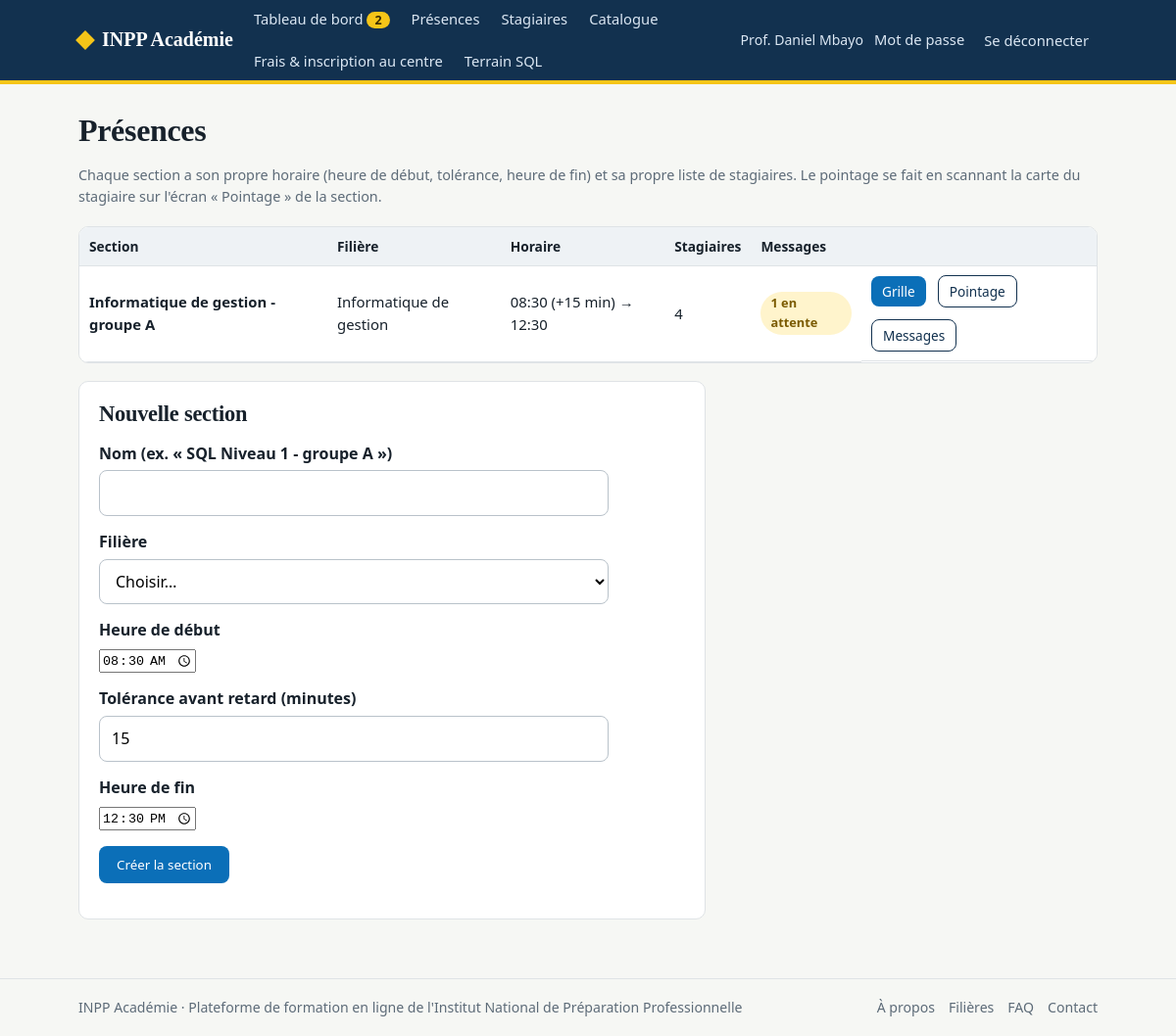
Screenshot of /formateur/presences (signed in) with the database file from the repository.
### tables this page shows
CREATE TABLE users (
    id INTEGER PRIMARY KEY AUTOINCREMENT,
    full_name TEXT NOT NULL,
    email TEXT NOT NULL UNIQUE,
    password_hash TEXT NOT NULL,
    role TEXT NOT NULL CHECK (role IN ('formateur', 'stagiaire', 'secretaire')),
    must_change_password INTEGER NOT NULL DEFAULT 0,
    created_by INTEGER REFERENCES users(id) ON DELETE SET NULL,
    created_at TEXT NOT NULL DEFAULT (datetime('now'))
);

CREATE TABLE sections (
    id INTEGER PRIMARY KEY AUTOINCREMENT,
    filiere_id INTEGER NOT NULL REFERENCES filieres(id),
    trainer_id INTEGER NOT NULL REFERENCES users(id),
    name TEXT NOT NULL,
    start_time TEXT NOT NULL DEFAULT '08:30',      -- HH:MM
    grace_minutes INTEGER NOT NULL DEFAULT 15,     -- tolérance avant de compter un retard
    end_time TEXT NOT NULL DEFAULT '12:30',        -- HH:MM
    active INTEGER NOT NULL DEFAULT 1,
    created_at TEXT NOT NULL DEFAULT (datetime('now'))
);

CREATE TABLE filieres (
    id INTEGER PRIMARY KEY AUTOINCREMENT,
    name TEXT NOT NULL UNIQUE,
    material_fee REAL NOT NULL DEFAULT 0,      -- frais matériel en USD (40, 50, 80 selon la filière)
    active INTEGER NOT NULL DEFAULT 1
, service_id INTEGER REFERENCES services(id));

### app.py (the view)
@app.route("/formateur/presences")
@trainer_required
def sections_list():
    conn = get_db()
    sections = conn.execute(
        "SELECT s.*, f.name AS filiere, "
        "(SELECT COUNT(*) FROM registrations r WHERE r.section_id=s.id) AS nb_membres, "
        "(SELECT COUNT(*) FROM absence_notices n WHERE n.section_id=s.id AND n.status='attente') AS nb_attente "
        "FROM sections s JOIN filieres f ON f.id=s.filiere_id WHERE s.trainer_id=? "
        "ORDER BY s.active DESC, s.name", (g.user["id"],)).fetchall()
    filieres = conn.execute("SELECT * FROM filieres WHERE active=1 ORDER BY name").fetchall()
    return render_template("formateur/sections.html", sections=sections, filieres=filieres, day=presence.today())

### app.py (called while the page is built)
def get_db():
    if "db" not in g:
        g.db = database.connect()
    return g.db

def csrf_field():
    if "_csrf" not in session:
        session["_csrf"] = secrets.token_hex(16)
    from markupsafe import Markup
    return Markup(f'<input type="hidden" name="_csrf" value="{session["_csrf"]}">')

@app.before_request
def csrf_protect():
    if request.method == "POST":
        sent = request.form.get("_csrf", "")
        if not sent or not secrets.compare_digest(sent, session.get("_csrf", "")):
            abort(400, "Formulaire expiré. Rechargez la page et recommencez.")

@app.before_request
def load_user():
    g.user = None
    uid = session.get("uid")
    if uid:
        g.user = get_db().execute("SELECT * FROM users WHERE id=?", (uid,)).fetchone()
        if g.user is None:
            session.clear()
    if (g.user and g.user["must_change_password"]
            and request.endpoint not in ("change_password", "logout", "static")):
        return redirect(url_for("change_password"))

@app.context_processor
def inject_nav():
    pending = 0
    if g.get("user") and g.user["role"] == "formateur":
        pending = get_db().execute(
            "SELECT COUNT(*) FROM enrollments e JOIN courses c ON c.id=e.course_id "
            "WHERE c.trainer_id=? AND e.status='pending'", (g.user["id"],)).fetchone()[0]
    return {"pending_total": pending}

def login_required(view):
    @wraps(view)
    def wrapped(*a, **kw):
        if not g.user:
            flash("Connectez-vous pour continuer.", "info")
            return redirect(url_for("login", next=request.path))
        return view(*a, **kw)
    return wrapped

def trainer_required(view):
    @wraps(view)
    @login_required
    def wrapped(*a, **kw):
        if g.user["role"] != "formateur":
            abort(403)
        return view(*a, **kw)
    return wrapped

### db.py (called while the page is built)
def connect():
    conn = sqlite3.connect(DB_PATH)
    conn.row_factory = sqlite3.Row
    conn.execute("PRAGMA foreign_keys = ON")
    return conn

### presence.py (called while the page is built)
def today():
    return time.strftime("%Y-%m-%d")

### templates/formateur/sections.html (shortened to what this page needs)
{% extends "base.html" %}{% block title %}Présences{% endblock %}
{% block content %}
<h1>Présences</h1>
<p class="meta">Chaque section a son propre horaire (heure de début, tolérance, heure de fin) et sa propre liste de
stagiaires. Le pointage se fait en scannant la carte du stagiaire sur l'écran « Pointage » de la section.</p>
<div class="scroll" style="margin:18px 0"><table><thead><tr>
  <th>Section</th><th>Filière</th><th>Horaire</th><th>Stagiaires</th><th>Messages</th><th></th>
</tr></thead><tbody>
{% for s in sections %}<tr>
  <td><strong>{{ s.name }}</strong>{% if not s.active %} <span class="tag">Inactive</span>{% endif %}</td>
  <td>{{ s.filiere }}</td>
  <td>{{ s.start_time }} (+{{ s.grace_minutes }} min) &rarr; {{ s.end_time }}</td>
  <td>{{ s.nb_membres }}</td>
  <td>{% if s.nb_attente %}<span class="tag warn">{{ s.nb_attente }} en attente</span>{% else %}—{% endif %}</td>
  <td class="row">
    <a class="btn small" href="{{ url_for('section_detail', sid=s.id) }}">Grille</a>
    <a class="btn alt small" href="{{ url_for('section_kiosk', sid=s.id) }}">Pointage</a>
    <a class="btn alt small" href="{{ url_for('section_messages', sid=s.id) }}">Messages</a>
  </td>
</tr>{% else %}<tr><td colspan="6">Vous n'avez pas encore de section. Créez-en une ci-dessous.</td></tr>{% endfor %}
</tbody></table></div>
<div class="card" style="max-width:640px">
  <h2>Nouvelle section</h2>
  <form method="post" action="{{ url_for('section_new') }}" class="form">{{ csrf_field() }}
    <label for="n">Nom (ex. « SQL Niveau 1 - groupe A »)</label>
    <input id="n" type="text" name="name" required minlength="2">
    <label for="f">Filière</label>
    <select id="f" name="filiere_id" required>
      <option value="">Choisir…</option>
    </select>
    <label for="st">Heure de début</label>
    <input id="st" type="time" name="start_time" value="08:30" required>
    <label for="gm">Tolérance avant retard (minutes)</label>
    <input id="gm" type="number" name="grace_minutes" value="15" min="0" max="120" required>
    <label for="et">Heure de fin</label>
    <input id="et" type="time" name="end_time" value="12:30" required>
    <p><button class="btn">Créer la section</button></p>
  </form>
</div>
{% endblock %}

### templates/base.html (shortened to what this page needs)
<!doctype html>
<html lang="fr">
<head>
<link rel="stylesheet" href="{{ url_for('static', filename='style.css') }}">
</head>
<body>
<header class="topbar noprint"><div class="wrap">
  <a class="brand" href="{{ url_for('index') }}"><i></i>INPP Académie</a>
  <nav>
    {% if g.user and g.user.role == 'formateur' %}
      <a href="{{ url_for('trainer_dashboard') }}">Tableau de bord{% if pending_total %}<span class="badge">{{ pending_total }}</span>{% endif %}</a>
      <a href="{{ url_for('sections_list') }}">Présences</a>
      <a href="{{ url_for('learners') }}">Stagiaires</a>
      <a href="{{ url_for('catalogue') }}">Catalogue</a>
    {% elif g.user and g.user.role == 'secretaire' %}
      <a href="{{ url_for('sec_dashboard') }}">Secrétariat</a>
      <a href="{{ url_for('sec_new') }}">Nouvelle inscription</a>
      <a href="{{ url_for('sec_registry') }}">Registre</a>
      <a href="{{ url_for('sec_jury') }}">Jury</a>
      <a href="{{ url_for('sec_tariffs') }}">Tarifs</a>
    {% elif g.user %}
      <a href="{{ url_for('my_courses') }}">Mes formations</a>
      <a href="{{ url_for('catalogue') }}">Catalogue</a>
    {% else %}
      <a href="{{ url_for('catalogue') }}">Catalogue</a>
      <a href="{{ url_for('filieres_public') }}">Filières</a>
      <a href="{{ url_for('apropos') }}">À propos</a>
    {% endif %}
    {% if not g.user or g.user.role != 'secretaire' %}<a href="{{ url_for('procedure') }}">Frais &amp; inscription au centre</a>{% endif %}
    {% if g.user and g.user.role != 'secretaire' %}<a href="{{ url_for('sql_lab') }}">Terrain SQL</a>{% endif %}
  </nav>
  <div class="who">
    {% if g.user %}
      <span>{{ g.user.full_name }}</span>
      <a class="linkbtn" href="{{ url_for('change_password') }}">Mot de passe</a>
      <form method="post" action="{{ url_for('logout') }}" style="margin:0">{{ csrf_field() }}<button class="linkbtn">Se déconnecter</button></form>
    {% else %}
      <a class="linkbtn" href="{{ url_for('login') }}">Se connecter</a>
      <a class="btn sun small" href="{{ url_for('register') }}">Créer un compte</a>
    {% endif %}
  </div>
</div></header>
<main><div class="wrap">
  {% block content %}{% endblock %}
</div></main>
<footer class="noprint"><div class="wrap">
  <div class="row between">
    <span>INPP Académie · Plateforme de formation en ligne de l'Institut National de Préparation Professionnelle</span>
    <nav class="row" style="gap:14px">
      <a href="{{ url_for('apropos') }}">À propos</a>
      <a href="{{ url_for('filieres_public') }}">Filières</a>
      <a href="{{ url_for('faq') }}">FAQ</a>
      <a href="{{ url_for('contact') }}">Contact</a>
    </nav>
  </div>
</div></footer>
</body>
</html>

### static/style.css (style rules this page uses)
:root { --ink:#17212b;--muted:#5d6b78;--navy:#12314f;--river:#0b6fb8;--sun:#f5c518;--paper:#f6f7f4;--card:#fff;--line:#dfe3e6;--ok:#1f7a4d;--okbg:#e6f4ec;--bad:#b3261e;--badbg:#fdeceb;--warn:#7a5a00;--warnbg:#fff4cc;--infobg:#e7f1fa }
* { box-sizing:border-box }
body { margin:0;font:16px/1.55 "Segoe UI",Roboto,Helvetica,Arial,sans-serif;color:var(--ink);background:var(--paper) }
h1,h2,h3 { font-family:Georgia,"Times New Roman",serif;line-height:1.2;margin:0 0 .5em;letter-spacing:-.01em }
h1 { font-size:2rem }
h2 { font-size:1.4rem }
a { color:var(--river) }
.wrap { max-width:1080px;margin:0 auto;padding:0 20px }
.topbar { background:var(--navy);color:#fff;border-bottom:4px solid var(--sun) }
.topbar .wrap { display:flex;align-items:center;gap:12px;min-height:58px;flex-wrap:wrap }
.brand { font:700 1.25rem Georgia,serif;color:#fff;text-decoration:none;display:flex;align-items:center;gap:10px }
.brand i { width:14px;height:14px;background:var(--sun);display:inline-block;transform:rotate(45deg) }
.topbar nav { display:flex;gap:4px;flex:1;flex-wrap:wrap }
.topbar nav a,.linkbtn { color:#dbe7f3;text-decoration:none;padding:8px 9px;border-radius:6px;font-size:.92rem;background:none;border:0;cursor:pointer;font-family:inherit }
.who { display:flex;align-items:center;gap:2px;font-size:.88rem;color:#dbe7f3 }
.badge { background:var(--sun);color:#3a2d00;border-radius:999px;padding:0 8px;font-size:.78rem;font-weight:700;margin-left:4px }
main { padding:28px 0 60px;min-height:70vh }
footer { border-top:1px solid var(--line);padding:18px 0;color:var(--muted);font-size:.88rem }
footer a { color:var(--muted);text-decoration:none }
footer .row { flex-wrap:wrap;gap:10px }
.card { background:var(--card);border:1px solid var(--line);border-radius:10px;padding:20px }
.meta { color:var(--muted);font-size:.9rem }
.row { display:flex;gap:12px;align-items:center;flex-wrap:wrap }
.between { justify-content:space-between }
.btn { display:inline-block;background:var(--river);color:#fff;border:0;border-radius:8px;padding:10px 18px;font:600 .95rem inherit;font-family:inherit;text-decoration:none;cursor:pointer }
.btn.alt { background:#fff;color:var(--navy);border:1px solid var(--navy) }
.btn.small { padding:5px 11px;font-size:.85rem }
.tag { display:inline-block;padding:2px 10px;border-radius:999px;font-size:.8rem;font-weight:600;background:#eceff1;color:#39464f }
.tag.warn { background:var(--warnbg);color:var(--warn) }
label { display:block;font-weight:600;margin:14px 0 5px }
input[type=text],input[type=email],input[type=password],input[type=number],input[type=search],select,textarea { width:100%;padding:10px 12px;border:1px solid #b9c2ca;border-radius:8px;font:inherit;background:#fff }
.form { max-width:520px }
table { width:100%;border-collapse:collapse;background:#fff;font-size:.93rem }
th,td { padding:9px 10px;border-bottom:1px solid var(--line);text-align:left;vertical-align:middle }
th { background:#eef2f5;font-weight:600;font-size:.86rem }
.scroll { overflow-x:auto;border:1px solid var(--line);border-radius:10px }

### rows the page displays
users: user.full_name "Prof. Daniel Mbayo"
sections: name "Informatique de gestion - groupe A", filiere "Informatique de gestion", start_time "08:30", grace_minutes "15", end_time "12:30", nb_membres "4", nb_attente "1"

### other values shown
{{ pending_total }} "2"
